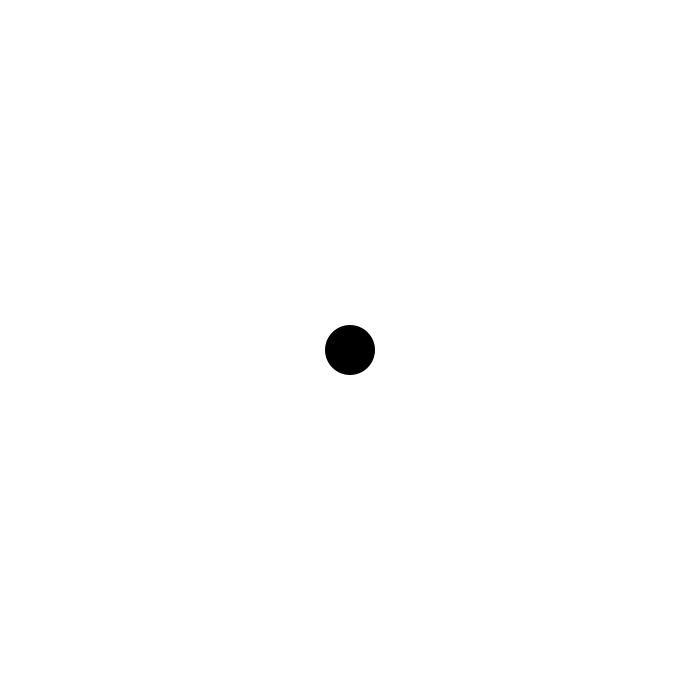
Frame 1 (no input)
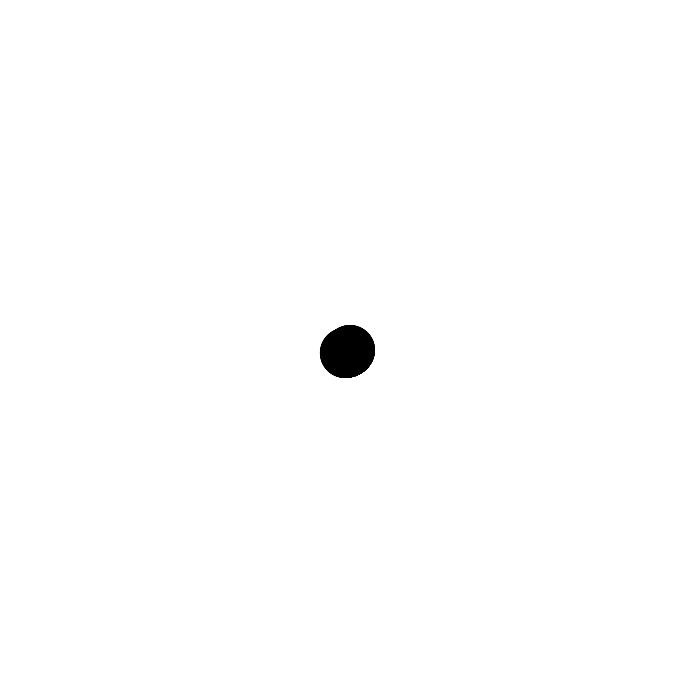
Frame 60 (the mouse pressed at the canvas centre just before this capture)
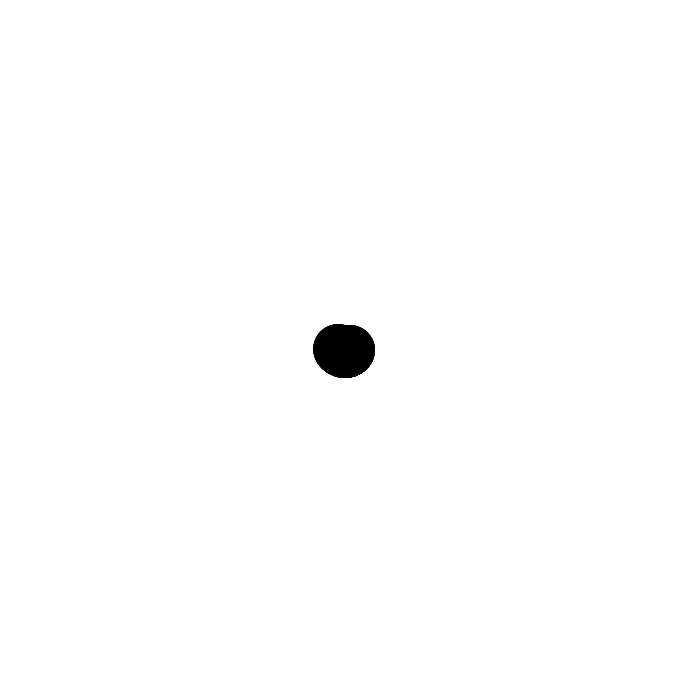
Frame 120 (the mouse held since frame 60 and released just before this capture)

The Processing sketch that drew these frames (run headless with seeded random() and noise(); from frame 60 on, the mouse is pressed at the canvas centre):

// Processing sketch: Spiral
// ── Spiral.pde
float r = 0;
float theta = 90;

void setup(){
  size(700,700);
  background(255); 
  frameRate(50);
}

void draw(){
  float x = r * cos(theta);
  float y = r * sin(theta);
  noStroke();
  fill(0);
  ellipseMode(CENTER);
  ellipse(x+width/2,y+height/2,50,50);
  
  theta = theta + 0.01;
  r = r + 0.1;
}
